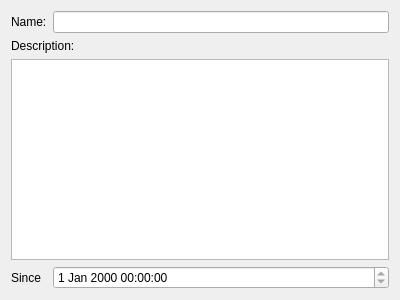
<?xml version="1.0" encoding="UTF-8"?>
<ui version="4.0">
 <class>Systemus::Role</class>
 <widget class="QWidget" name="Systemus::Role">
  <property name="geometry">
   <rect>
    <x>0</x>
    <y>0</y>
    <width>400</width>
    <height>300</height>
   </rect>
  </property>
  <property name="windowTitle">
   <string>Role</string>
  </property>
  <layout class="QFormLayout" name="formLayout">
   <item row="0" column="0">
    <widget class="QLabel" name="nameLabel">
     <property name="text">
      <string>Name:</string>
     </property>
    </widget>
   </item>
   <item row="0" column="1">
    <widget class="QLineEdit" name="nameInput"/>
   </item>
   <item row="1" column="0" colspan="2">
    <widget class="QLabel" name="descriptionLabel">
     <property name="text">
      <string>Description:</string>
     </property>
    </widget>
   </item>
   <item row="2" column="0" colspan="2">
    <widget class="QPlainTextEdit" name="descriptionInput"/>
   </item>
   <item row="3" column="0">
    <widget class="QLabel" name="sinceLabel">
     <property name="text">
      <string>Since</string>
     </property>
    </widget>
   </item>
   <item row="3" column="1">
    <widget class="QDateTimeEdit" name="sinceInput">
     <property name="readOnly">
      <bool>true</bool>
     </property>
    </widget>
   </item>
  </layout>
 </widget>
 <resources/>
 <connections/>
</ui>
